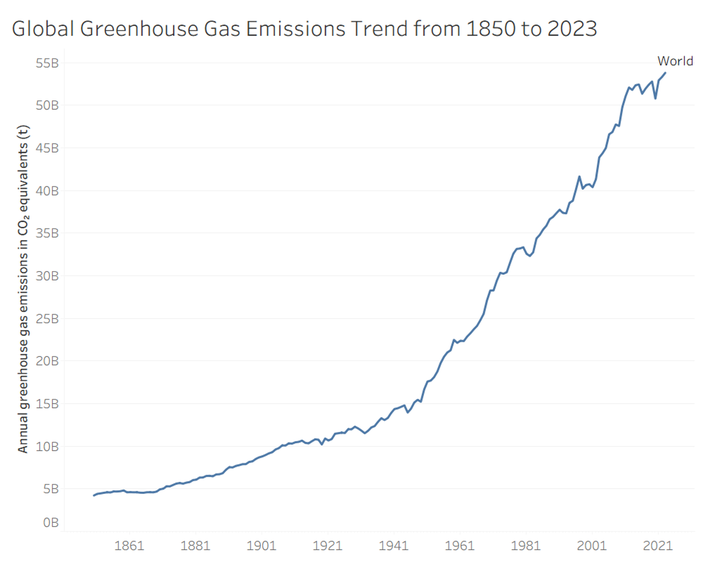
#> input picture visualization images/total_emission.png, 703 x 562 px, shrunk from 1350 x 1080 before the run
$ python combine_img2.py
#> lines starting #> are read from the running program, lines starting #| are printed output that depends on the picture
from PIL import Image

def concat_images_vertically(image_paths, output_path="output.jpg"):
    # 讀取所有圖片
#> called with output_path = 'merged.jpg'
    images = [Image.open(p) for p in image_paths]
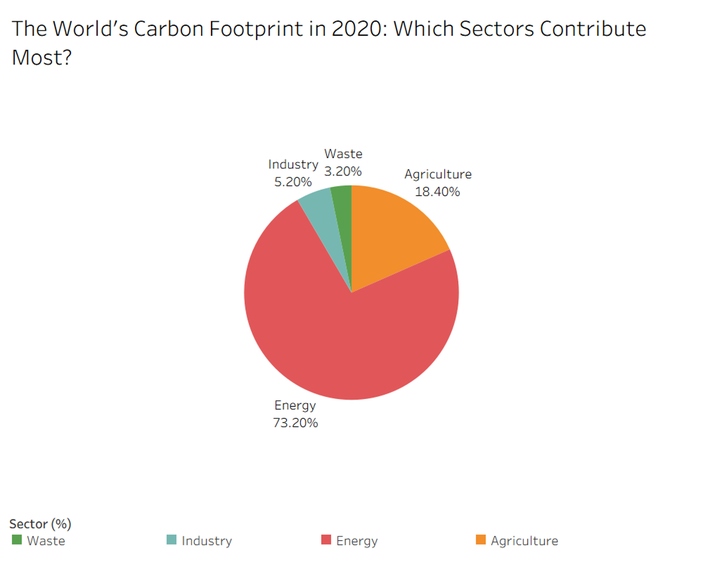
#> input picture visualization images/world_contribution.png, 703 x 562 px, shrunk from 1350 x 1080 before the run
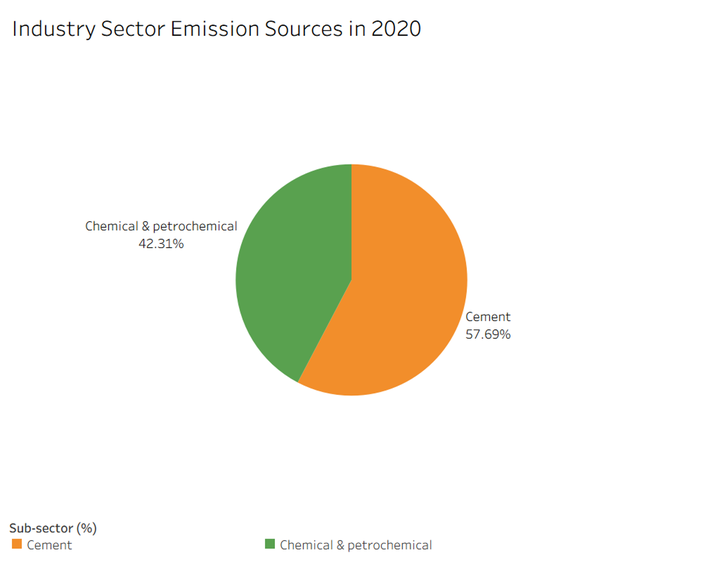
#> input picture visualization images/EmmisionSources_industry.png, 703 x 562 px, shrunk from 1350 x 1080 before the run
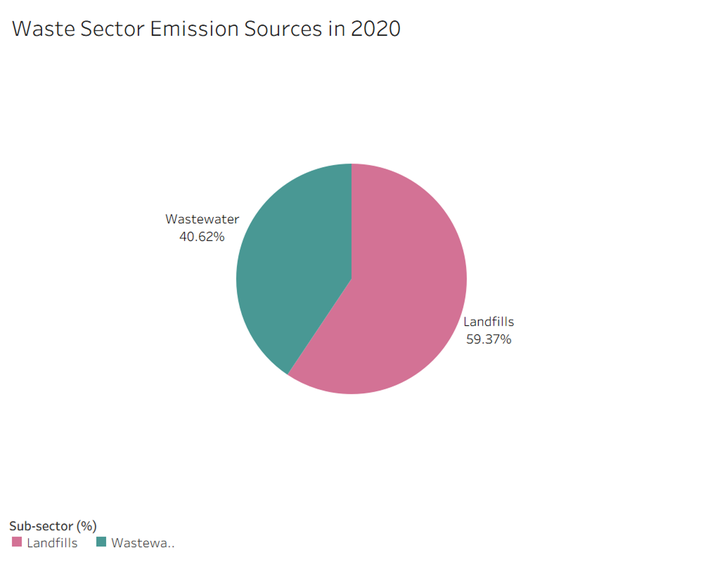
#> input picture visualization images/EmmisionSources_waste.png, 703 x 562 px, shrunk from 1350 x 1080 before the run
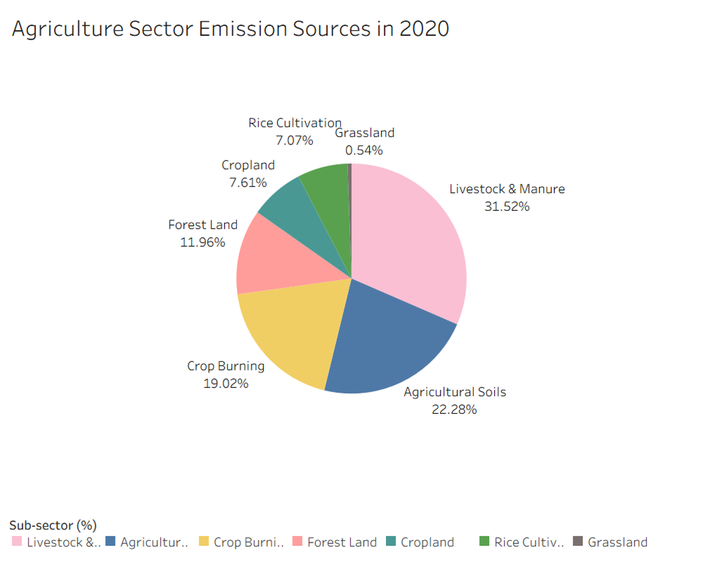
#> input picture visualization images/EmmisionSources_agriculture.png, 703 x 562 px, shrunk from 1350 x 1080 before the run
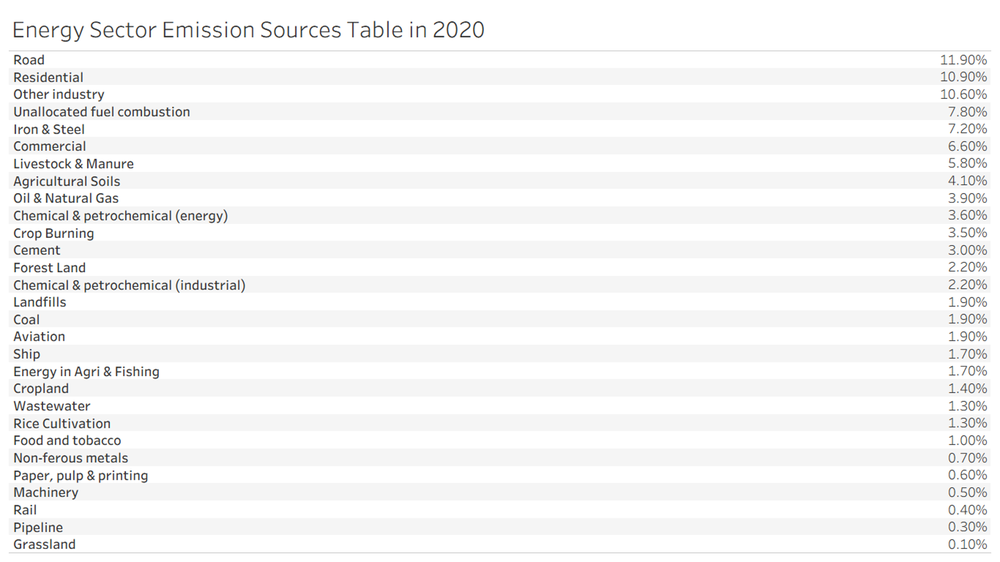
#> input picture visualization images/EmmisionSources_energe_table.png, 1000 x 562 px, shrunk from 1920 x 1080 before the run
#> images = 6 items

    # 計算拼接後的寬度與高度
    max_width = max(img.width for img in images)
#> max_width = 1000
    total_height = sum(img.height for img in images)
#> total_height = 3372

    # 建立新圖片（背景白色，可改成其他顏色）
    new_img = Image.new("RGB", (max_width, total_height), (255, 255, 255))
#> new_img: PIL image 1000x3372 RGB; every value is 255

    # 逐張貼上
    y_offset = 0
    for img in images:
        new_img.paste(img, (0, y_offset))
        y_offset += img.height
#> this loop made 6 passes
#> y_offset on passes 1 to 6: 562, 1124, 1686, 2248, 2810, 3372
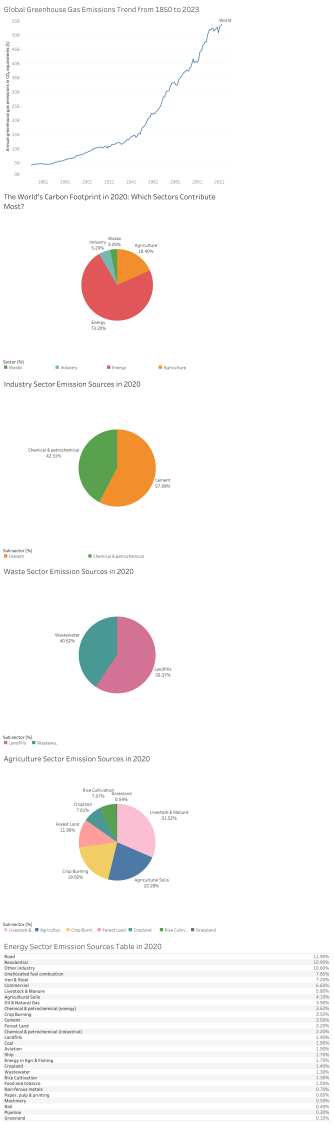
#> new_img: PIL image 1000x3372 RGB (shown at 1/3 size); mean R, G, B 248.9, 246.8, 245.6
#> after the loop, y_offset = 3372

    # 儲存結果
    new_img.save(output_path)
    print(f"拼接完成，已輸出到 {output_path}")

# 範例使用
image_files = ["total_emission.png",
"world_contribution.png",
"EmmisionSources_industry.png",
"EmmisionSources_waste.png",
"EmmisionSources_agriculture.png",
"EmmisionSources_energe_table.png"]
concat_images_vertically(image_files, "merged.jpg")
